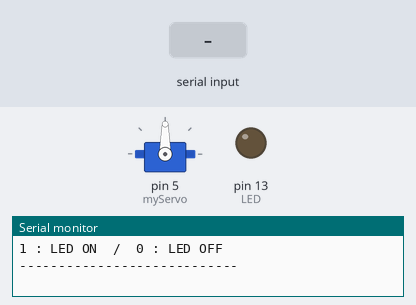
A sketch run on a simulated Arduino Uno, built with avr-gcc and run on an emulated ATmega328P. Shown: servo, output pins drawn as LEDs (lit = HIGH), the last lines printed to the serial monitor. The test bench sets the inputs (shaded band).

Above: at 1.2 s.
1.3 s: "1" received over the second serial link
At 2.2 s:
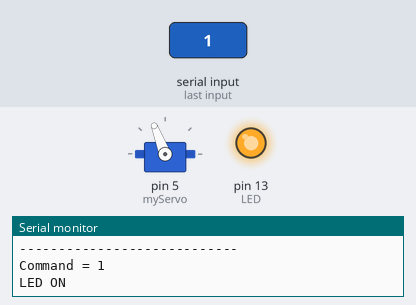
2.8 s: "0" received over the second serial link
At 3.3 s:
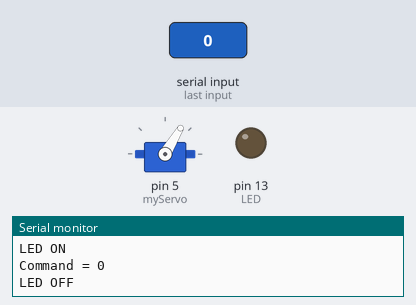
Timing chart, 0 to 5.8 s (numbered marks = the images above; inputs shaded):
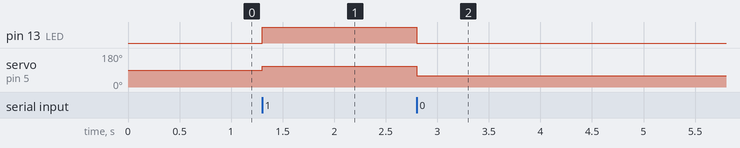

The sketch:

motorTest.ino
```cpp
#include <Servo.h>
#include <SoftwareSerial.h>   // Serial 통신을 하기 위해 선언

SoftwareSerial BTSerial(2,3);
const int LED = 13;       // LED 13번 핀 연결
int sensor_value1 = 111;  // LED ON일 때 서브모터 각도
int sensor_value2 = 59;   // LED OFF일 때 서브모터 각도

Servo myServo;

void setup() {
  Serial.begin(9600);
  Serial.println("1 : LED ON  /  0 : LED OFF");
  Serial.println("----------------------------");

  BTSerial.begin(9600);
  pinMode(LED,OUTPUT);

  myServo.attach(5);
}

void loop() {
  if(BTSerial.available())      // 데이터가 수신되면
  {
    char toSend = (char)BTSerial.read();  // 문자 형 데이터로 저장

    Serial.print("Command = ");   // 수신된 데이터를
    Serial.println(toSend);       // 시리얼 모니터 창에 출력

    switch(toSend)        // 수신된 데이터가
    {
      case '1':           // '1'이면
              myServo.write(sensor_value1); // 서보모터 회전

              Serial.println("LED ON");   // 문자열 출력
              digitalWrite(LED,HIGH);     // LED ON
              break;
      case '0':           // '0'이면
              myServo.write(sensor_value2);  // 서보모터 회전

              Serial.println("LED OFF");   // 문자열 출력
              digitalWrite(LED,LOW);       // LED OFF
              break;
    }
  }
}
```

Measured:
- after the input at 1.3 s, pin 13 (LED): LOW → HIGH at once; servo on pin 5 (myServo): 90° → 111° at once
- after the input at 2.8 s, pin 13 (LED): HIGH → LOW at once; servo on pin 5 (myServo): 111° → 59° at once
